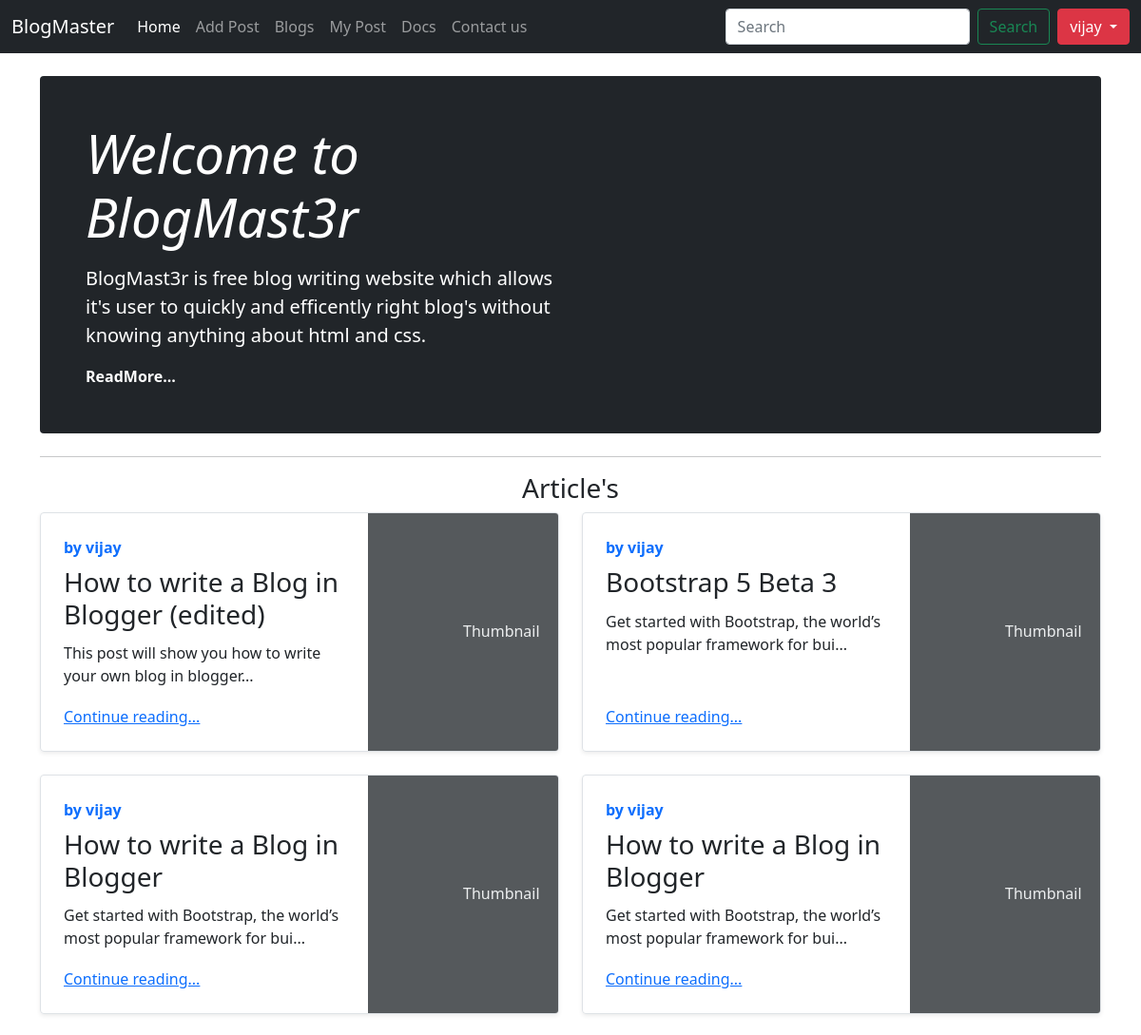
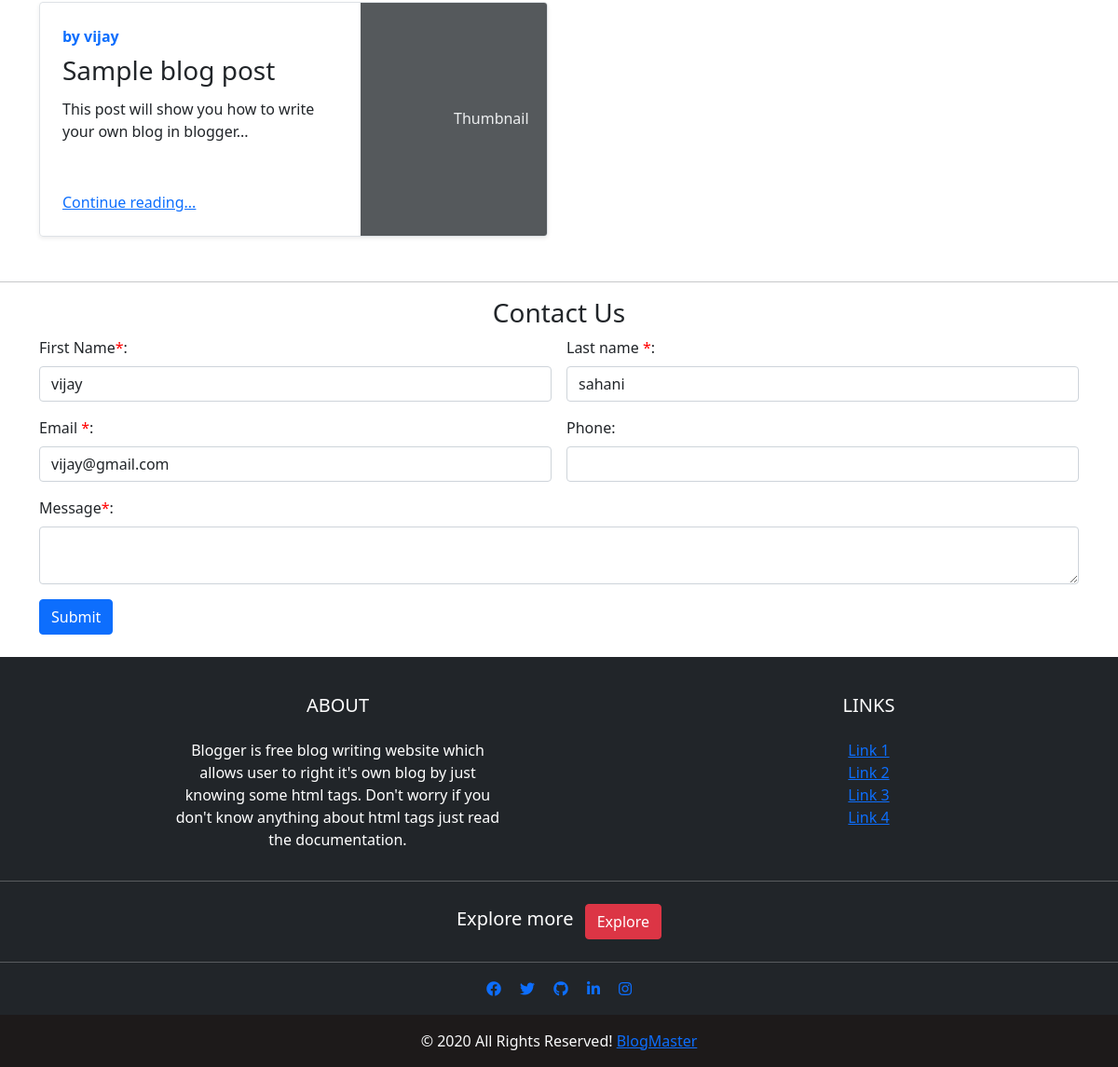
The app's page / (signed in) with its own data (2 pictures, top to bottom).
### blogPost/models.py (models this page shows, shortened)
class BlogPost(models.Model):
    id=models.AutoField(primary_key=True)
    user=models.ForeignKey(User,on_delete=models.CASCADE)
    title=models.CharField(max_length=100,default='')
    timestamp=models.DateTimeField(default=now)
    summary=models.CharField(max_length=1000,default='')
    content=RichTextField()
    about=models.TextField(max_length=10000,default='')
    image=models.ImageField(upload_to="images",blank=True)
    def human_readable_title(self):
        return self.title.replace(' ', '-')

### blogPost/views.py (the view)
# urls.py: path('',views.index,name='index'),
def index(request):
    allPosts=BlogPost.objects.all()
    return render(request,'index.html',{'blogs':allPosts})

### templates/index.html (shortened to what this page needs)
{% extends 'base.html' %}
{% block css %}
{% load static %}
{% endblock css %}
{% block home%} active {%endblock home%}
{% block body %}
<main class="container my-4">
    <div class="p-4 p-md-5 mb-4 text-white rounded bg-dark">
        <div  class="col-md-6 px-0">
            <h1 class="display-4 fst-italic">Welcome to BlogMast3r</h1>
            <p class="lead my-3">BlogMast3r is free blog writing website which allows it's user to quickly and efficently right blog's without knowing anything about html and css. </p>
      <button id='toggleBtn' class="text-white fw-bold">ReadMore...</button>
        </div>
    </div>
    <hr>
     <div class="row mb-2">
        <h3 class="text-center">Article's</h3>
        {% for blog in blogs %}
        <div class="col-md-6">
            <div class="row g-0 border rounded overflow-hidden flex-md-row mb-4 shadow-sm h-md-250 position-relative">
                <div class="col p-4 d-flex flex-column position-static">
                <strong class="d-inline-block mb-2 text-primary">by {{blog.user}}</strong>
                    <h3 class="d-inline-block mb-2 ">{{blog.title}}</h3>
                    <p class="card-text mb-auto">{{blog.summary|slice:':70'}}...</p>
                    <a href="{% url 'detailView' blog.id blog.human_readable_title %}" class="stretched-link">Continue reading...</a>
                </div>
                <div class="col-auto d-none d-lg-block">
                    {% if not blog.image%}
                    <svg class="bd-placeholder-img" width="200" height="250" xmlns="" role="img"
                        aria-label="Placeholder: Thumbnail" preserveAspectRatio="xMidYMid slice" focusable="false">
                        <title>Placeholder</title>
                        <rect width="100%" height="100%" fill="#55595c"></rect><text x="50%" y="50%" fill="#eceeef"
                            dy=".3em">Thumbnail</text>
                    </svg>
                    {% else %}
                    <img src="/media/{{blog.image}}" width="200" height="250" alt="">
                    {% endif %}
                </div>
            </div>
        </div>
        {% endfor %}
    </div>
</main>
<hr>
<section id="contact">
    <h3 class="text-center">Contact Us</h3>
    <div class="container">
        <form class="row g-3" action="/contact" method="POST">{% csrf_token %}
            <div class="col-md-6">
                <label for="fname1" class="form-label">First Name<span>*</span>:</label>
                <input type="text" class="form-control" name="fname" id="fname1" required>
            </div>
            <div class="col-md-6">
                <label for="lname1" class="form-label">Last name <span>*</span>:</label>
                <input type="text" class="form-control" name="lname" id="lname1" required>
            </div>
            <div class="col-md-6">
                <label for="email1" class="form-label">Email <span>*</span>:</label>
                <input type="email" class="form-control" id="email1" name="email" required>
            </div>
            <div class="col-md-6">
                <label for="phone" class="form-label">Phone:</label>
                <input type="tel" class="form-control" name="phone" id="phone">
            </div>
            <div class="col-md-12">
                <label for="message" class="form-label">Message<span>*</span>:</label>
                <textarea type="text" class="form-control" id="message" name="message" required> </textarea>
            </div>
            <div class="col-12">
                <button class="btn btn-primary" type="submit">Submit</button>
            </div>
        </form>
    </div>
</section>
{% endblock body %}

### templates/base.html (shortened to what this page needs)
<!DOCTYPE html>
<html lang="en">
<head>
    <link href="https://cdn.jsdelivr.net/npm/bootstrap@5.0.0-beta3/dist/css/bootstrap.min.css" rel="stylesheet"
>
    <link rel="stylesheet" href="https://use.fontawesome.com/releases/v5.15.2/css/all.css"
>
    {% load  static %}
    <link rel="stylesheet" href="{% static 'style.css' %}">
</head>
<body>
    <nav class="navbar navbar-expand-md navbar-dark bg-dark">
        <div class="container-fluid">
            <a class="navbar-brand" href="/">BlogMaster</a>
            <div class="collapse navbar-collapse" id="navbarCollapse">
                <ul class="navbar-nav me-auto mb-2 mb-md-0">
                    <li class="nav-item">
                        <a class="nav-link {% block home %}{% endblock home %}" aria-current="page" href="/">Home</a>
                    </li>
                    <li class="nav-item">
                        <a class="nav-link {% block write %}{% endblock write  %}" href="{% url 'addBlog' %}">Add
                            Post</a>
                    </li>
                    <li class="nav-item">
                        <a class="nav-link {% block article %}{% endblock article %}" href="{% url 'articles' %}">Blogs</a>
                    </li>
                    {% if user.is_authenticated %}
                    <li class="nav-item">
                        <a class="nav-link {% block yourPost %}{% endblock yourPost  %}" href="{% url 'mypost' %}">My Post</a>
                    </li>
                    {% endif %}
                    <li class="nav-item">
                        <a class="nav-link {% block Docs %}{% endblock Docs  %}" href="/docs" target="_blank">Docs</a>
                    </li>
                    <li class="nav-item">
                        <a class="nav-link" href="/#contact">Contact us</a>
                    </li>
                </ul>
                <form class="d-flex mx-2">
                    <input class="form-control me-2" type="search" placeholder="Search" aria-label="Search">
                    <button class="btn btn-outline-success" type="submit">Search</button>
                </form>
                {% if not user.is_authenticated %}
                <button type="button" class="btn btn-primary" id='signupbtn' data-bs-toggle="modal"
                    data-bs-target="#signUp">Sign
                    Up</button>
                <button type="button" class="btn btn-success" data-bs-toggle="modal"
                    data-bs-target="#login">Login</button>
                {% else %}
                <div class="btn-group">
                    <button type="button" class="btn btn-danger dropdown-toggle" data-bs-toggle="dropdown"
                        data-bs-display="static" aria-expanded="false">
                        {{ request.user}}
                    </button>
                </div>
                {% endif %}
            </div>
        </div>
    </nav>
    {% block body %}{% endblock body %}
    <footer class="page-footer font-small bg-dark pt-4 my-4" style=" color: white;">
        <div class="container text-center text-md-left" >
            <div class="row">
                <div class="col-md-4 mx-auto">
                    <h5 class="font-weight-bold text-uppercase mt-3 mb-4">About </h5>
                    <p>Blogger is free blog writing website which allows user to right it's own blog by just
                knowing some html tags. Don't worry if you don't know anything about html tags just read the
                documentation.</p>
                </div>
                <div class="col-md-2 mx-auto">
                    <h5 class="font-weight-bold text-uppercase mt-3 mb-4">Links</h5>
                    <ul class="list-unstyled">
                        <li>
                            <a href="#!">Link 1</a>
                        </li>
                        <li>
                            <a href="#!">Link 2</a>
                        </li>
                        <li>
                            <a href="#!">Link 3</a>
                        </li>
                        <li>
                            <a href="#!">Link 4</a>
                        </li>
                    </ul>
                </div>
            </div>
        </div>
        <hr>
        <ul class="list-unstyled list-inline text-center py-2">
        {% if not user.is_authenticated %}
            <li class="list-inline-item">
                <h5 class="mb-1">Register for free</h5>
            </li>
            <li class="list-inline-item">
                <button class="btn btn-danger btn-rounded" data-bs-toggle="modal"
                    data-bs-target="#signUp">Sign up!</button>
            </li>
        {% else %}
        <li class="list-inline-item">
                <h5 class="mb-1">Explore more</h5>
            </li>
            <li class="list-inline-item">
                <a href='{% url 'articles' %}' class="btn btn-danger btn-rounded">Explore</a>
            </li>
        {% endif %}
        </ul>
        <hr>
        <ul class="list-unstyled list-inline text-center">
            <li class="list-inline-item">
                <a class="btn-floating btn-fb mx-1">
                    <i class="fab fa-facebook"></i>
                </a>
            </li>
            <li class="list-inline-item">
                <a class="btn-floating btn-tw mx-1">
                    <i class="fab fa-twitter"> </i>
                </a>
            </li>
            <li class="list-inline-item">
                <a class="btn-floating btn-gplus mx-1" href='https://github.com/VJ-s20'>
                    <i class="fab fa-github"> </i>
                </a>
            </li>
            <li class="list-inline-item">
                <a class="btn-floating btn-li mx-1">
                    <i class="fab fa-linkedin-in"> </i>
                </a>
            </li>
            <li class="list-inline-item">
                <a class="btn-floating btn-dribbble mx-1" href='https://www.instagram.com/_vj_s/' target='_blank'>
                <i class="fab fa-instagram"></i>
                </a>
            </li>
        </ul>
        <div class="footer-copyright text-center py-3" style="background-color: #1d1a1a;"> <span class="text-light">&copy; 2020 All Rights
                Reserved!</span>
            <a href="#"> BlogMaster</a>
        </div>
    </footer>
</body>
</html>

### static/style.css (style rules this page uses)
#toggleBtn { border: none; background: none; cursor: pointer; margin: 0; padding: 0; }
footer { position:absolute; width:100%; }

### templates/index.html (style rules this page uses)
body { scroll-behavior: smooth; }
span { color: red; }

### records on screen
BlogPost: user "vijay", title "How to write a Blog in Blogger (edited)", summary "This post will show you how to write your own blog in blogger", image "Thumbnail"
BlogPost: user "vijay", title "Bootstrap 5 Beta 3", summary "Get started with Bootstrap, the world’s most popular framework for bui", image "Thumbnail"
BlogPost: user "vijay", title "How to write a Blog in Blogger", summary "Get started with Bootstrap, the world’s most popular framework for bui", image "Thumbnail"
BlogPost: user "vijay", title "How to write a Blog in Blogger", summary "Get started with Bootstrap, the world’s most popular framework for bui", image "Thumbnail"
BlogPost: user "vijay", title "Sample blog post", summary "This post will show you how to write your own blog in blogger", image "Thumbnail"

### other values on screen
{{ request.user }} "vijay"
